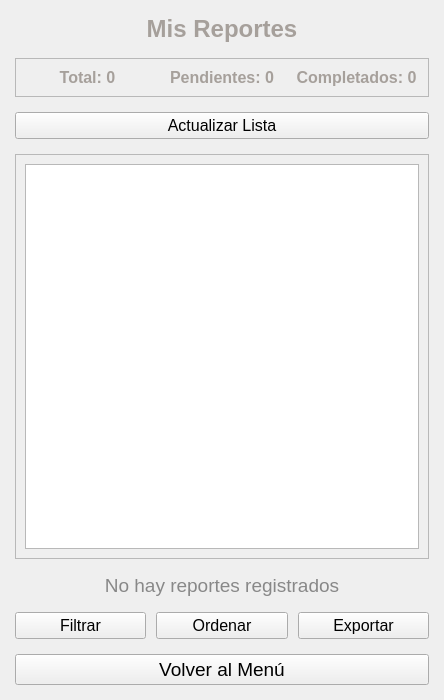
<?xml version="1.0" encoding="UTF-8"?>
<ui version="4.0">
 <class>ReportesScreen</class>
 <widget class="QWidget" name="ReportesScreen">
  <property name="geometry">
   <rect>
    <x>0</x>
    <y>0</y>
    <width>444</width>
    <height>700</height>
   </rect>
  </property>
  <property name="windowTitle">
   <string>Mis Reportes</string>
  </property>
  <layout class="QVBoxLayout" name="verticalLayout">
   <property name="spacing">
    <number>15</number>
   </property>
   <property name="leftMargin">
    <number>15</number>
   </property>
   <property name="topMargin">
    <number>15</number>
   </property>
   <property name="rightMargin">
    <number>15</number>
   </property>
   <property name="bottomMargin">
    <number>15</number>
   </property>
   <item>
    <widget class="QLabel" name="titleLabel">
     <property name="font">
      <font>
       <pointsize>18</pointsize>
       <weight>75</weight>
       <bold>true</bold>
      </font>
     </property>
     <property name="styleSheet">
      <string notr="true">color: #A6A09B;</string>
     </property>
     <property name="text">
      <string>Mis Reportes</string>
     </property>
     <property name="alignment">
      <set>Qt::AlignCenter</set>
     </property>
    </widget>
   </item>
   <item>
    <widget class="QFrame" name="statsFrame">
     <property name="frameShape">
      <enum>QFrame::StyledPanel</enum>
     </property>
     <property name="frameShadow">
      <enum>QFrame::Raised</enum>
     </property>
     <layout class="QHBoxLayout" name="horizontalLayout">
      <property name="spacing">
       <number>10</number>
      </property>
      <item>
       <widget class="QLabel" name="totalLabel">
        <property name="font">
         <font>
          <pointsize>12</pointsize>
          <weight>75</weight>
          <bold>true</bold>
         </font>
        </property>
        <property name="styleSheet">
         <string notr="true">color: #A6A09B;</string>
        </property>
        <property name="text">
         <string>Total: 0</string>
        </property>
        <property name="alignment">
         <set>Qt::AlignCenter</set>
        </property>
       </widget>
      </item>
      <item>
       <widget class="QLabel" name="pendientesLabel">
        <property name="font">
         <font>
          <pointsize>12</pointsize>
          <weight>75</weight>
          <bold>true</bold>
         </font>
        </property>
        <property name="styleSheet">
         <string notr="true">color: #A6A09B;</string>
        </property>
        <property name="text">
         <string>Pendientes: 0</string>
        </property>
        <property name="alignment">
         <set>Qt::AlignCenter</set>
        </property>
       </widget>
      </item>
      <item>
       <widget class="QLabel" name="completadosLabel">
        <property name="font">
         <font>
          <pointsize>12</pointsize>
          <weight>75</weight>
          <bold>true</bold>
         </font>
        </property>
        <property name="styleSheet">
         <string notr="true">color: #A6A09B;</string>
        </property>
        <property name="text">
         <string>Completados: 0</string>
        </property>
        <property name="alignment">
         <set>Qt::AlignCenter</set>
        </property>
       </widget>
      </item>
     </layout>
    </widget>
   </item>
   <item>
    <widget class="QPushButton" name="refreshButton">
     <property name="font">
      <font>
       <pointsize>12</pointsize>
      </font>
     </property>
     <property name="text">
      <string>Actualizar Lista</string>
     </property>
    </widget>
   </item>
   <item>
    <widget class="QScrollArea" name="scrollArea">
     <property name="widgetResizable">
      <bool>true</bool>
     </property>
     <widget class="QWidget" name="scrollAreaWidgetContents">
      <property name="geometry">
       <rect>
        <x>0</x>
        <y>0</y>
        <width>412</width>
        <height>361</height>
       </rect>
      </property>
      <layout class="QVBoxLayout" name="verticalLayout_2">
       <property name="spacing">
        <number>10</number>
       </property>
       <item>
        <widget class="QListWidget" name="listaReportes">
         <property name="font">
          <font>
           <pointsize>12</pointsize>
          </font>
         </property>
         <property name="styleSheet">
          <string notr="true">color: #A6A09B;</string>
         </property>
        </widget>
       </item>
      </layout>
     </widget>
    </widget>
   </item>
   <item>
    <widget class="QLabel" name="emptyLabel">
     <property name="font">
      <font>
       <pointsize>14</pointsize>
      </font>
     </property>
     <property name="styleSheet">
      <string notr="true">color: #888888;</string>
     </property>
     <property name="text">
      <string>No hay reportes registrados</string>
     </property>
     <property name="alignment">
      <set>Qt::AlignCenter</set>
     </property>
    </widget>
   </item>
   <item>
    <layout class="QHBoxLayout" name="horizontalLayout_2">
     <property name="spacing">
      <number>10</number>
     </property>
     <item>
      <widget class="QPushButton" name="filterButton">
       <property name="font">
        <font>
         <pointsize>12</pointsize>
        </font>
       </property>
       <property name="text">
        <string>Filtrar</string>
       </property>
      </widget>
     </item>
     <item>
      <widget class="QPushButton" name="sortButton">
       <property name="font">
        <font>
         <pointsize>12</pointsize>
        </font>
       </property>
       <property name="text">
        <string>Ordenar</string>
       </property>
      </widget>
     </item>
     <item>
      <widget class="QPushButton" name="exportButton">
       <property name="font">
        <font>
         <pointsize>12</pointsize>
        </font>
       </property>
       <property name="text">
        <string>Exportar</string>
       </property>
      </widget>
     </item>
    </layout>
   </item>
   <item>
    <widget class="QPushButton" name="regresar">
     <property name="font">
      <font>
       <pointsize>14</pointsize>
      </font>
     </property>
     <property name="text">
      <string>Volver al Menú</string>
     </property>
    </widget>
   </item>
  </layout>
 </widget>
 <resources/>
 <connections/>
</ui>
